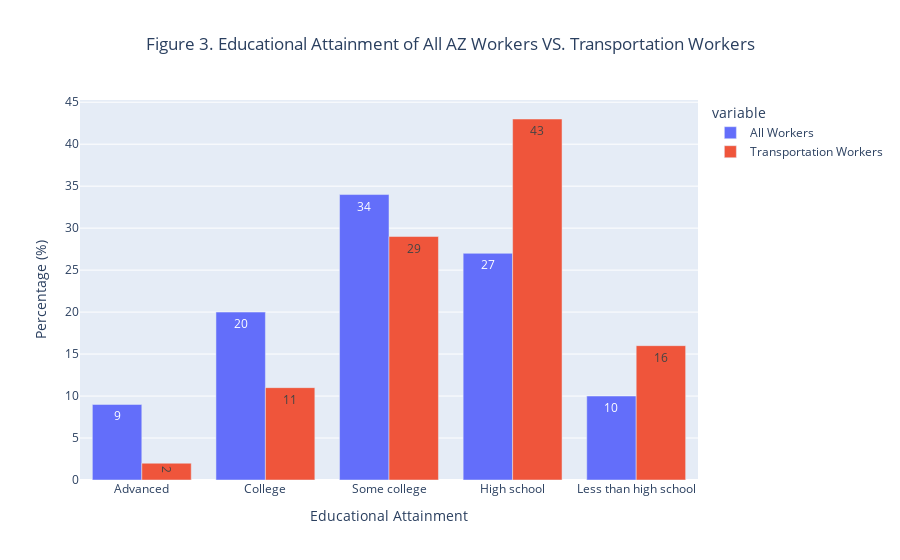
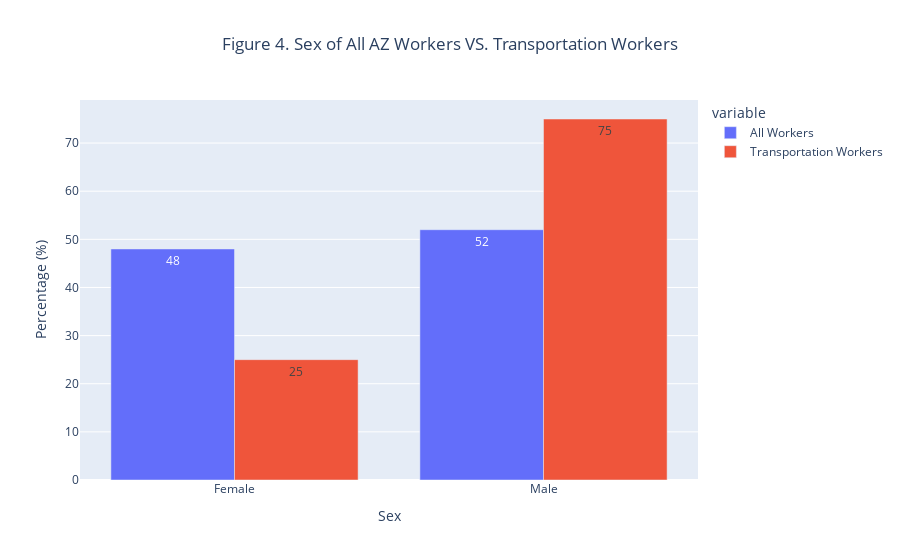
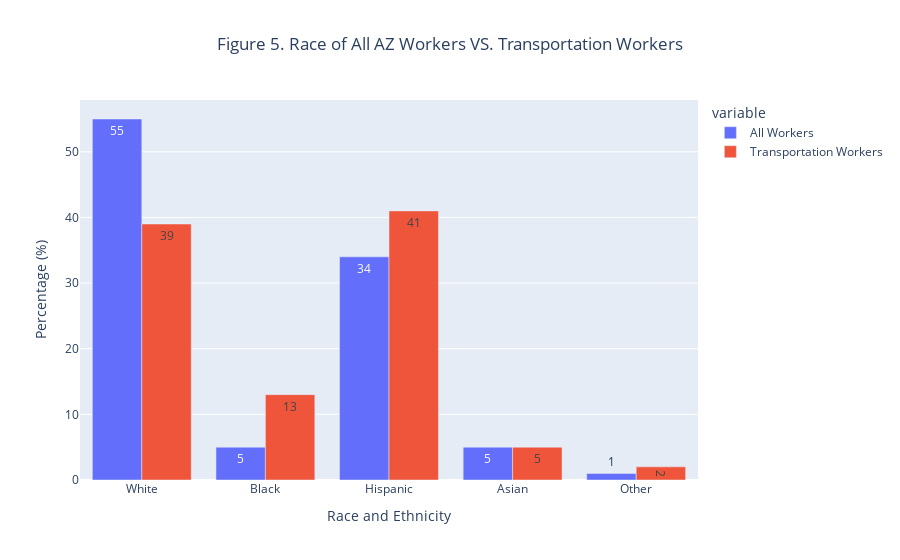
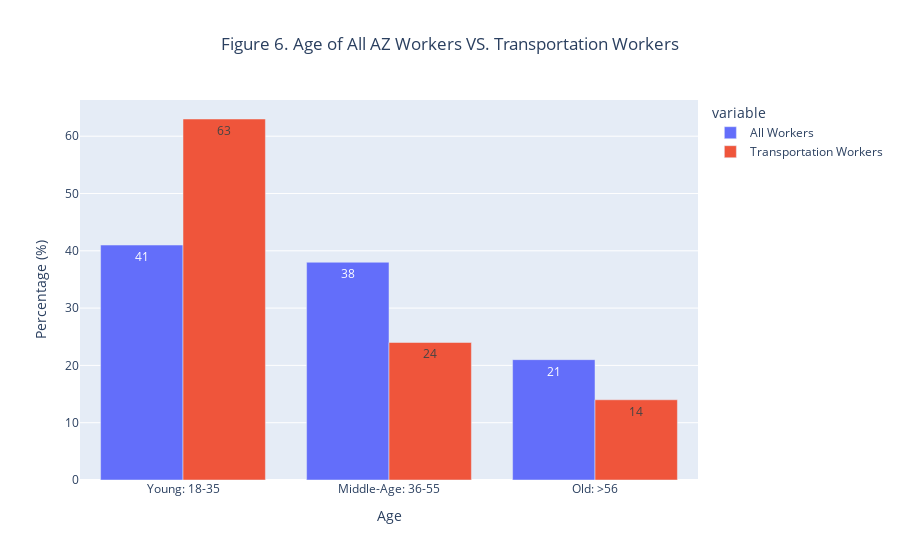

Here is the notebook cell these charts were saved with, in order:
### Code cell
# find demographic data with transportation workers VS all AZ workers and plot bar chart in terms of education level
df1_risk_53=df1_risk[df1_risk['CODE0']==53]

df1_risk_educ=df1_risk.groupby(['educ']).size().reset_index(name='count')
df1_risk_educ['count']=df1_risk_educ['count'].astype(int)
total_count=df1_risk_educ['count'].sum()
df1_risk_educ['All Workers']=(100*df1_risk_educ['count']/total_count).round(0)

df1_risk_53_educ=df1_risk_53.groupby(['educ']).size().reset_index(name='count2')
df1_risk_53_educ['count2']=df1_risk_53_educ['count2'].astype(int)
total_count2=df1_risk_53_educ['count2'].sum()
df1_risk_53_educ['Transportation Workers']=(100*df1_risk_53_educ['count2']/total_count2).round(0)

df1_risk_educ_merge=df1_risk_educ.merge(df1_risk_53_educ,how='inner',on='educ')

fig5c = px.bar(df1_risk_educ_merge, x="educ",y=["All Workers","Transportation Workers"], barmode='group',
              title='Figure 3. Educational Attainment of All AZ Workers VS. Transportation Workers',
              text_auto=True, 
              category_orders={"educ":["Advanced","College","Some college","High school","Less than high school"]})
fig5c.update_layout(xaxis_title='Educational Attainment', yaxis_title='Percentage (%)', title_x=0.5)
fig5c.show()

# find demographic data with transportation workers VS. all AZ workers and plot the bar chart in terms of sex
df1_risk_53=df1_risk[df1_risk['CODE0']==53]

df1_risk_sex=df1_risk.groupby(['sex']).size().reset_index(name='count')
df1_risk_sex['count']=df1_risk_sex['count'].astype(int)
total_count=df1_risk_sex['count'].sum()
df1_risk_sex['All Workers']=(100*df1_risk_sex['count']/total_count).round(0)

df1_risk_53_sex=df1_risk_53.groupby(['sex']).size().reset_index(name='count2')
df1_risk_53_sex['count2']=df1_risk_53_sex['count2'].astype(int)
total_count2=df1_risk_53_sex['count2'].sum()
df1_risk_53_sex['Transportation Workers']=(100*df1_risk_53_sex['count2']/total_count2).round(2)

df1_risk_sex_merge=df1_risk_sex.merge(df1_risk_53_sex,how='inner',on='sex')

fig7c = px.bar(df1_risk_sex_merge, x="sex",y=["All Workers","Transportation Workers"],barmode='group',
              title='Figure 4. Sex of All AZ Workers VS. Transportation Workers',
              text_auto=True, 
              category_orders={"educ":["Male","Female"]})
fig7c.update_layout(xaxis_title='Sex', yaxis_title='Percentage (%)', title_x=0.5)
fig7c.show()

# find demographic data with transportation workers VS. all AZ workers and plot the bar chart in terms of race and ethnicity
df1_risk_53=df1_risk[df1_risk['CODE0']==53]

df1_risk_race=df1_risk.groupby(['race_ethnicity']).size().reset_index(name='count')
df1_risk_race['count']=df1_risk_race['count'].astype(int)
total_count=df1_risk_race['count'].sum()
df1_risk_race['All Workers']=(100*df1_risk_race['count']/total_count).round(0)

df1_risk_53_race=df1_risk_53.groupby(['race_ethnicity']).size().reset_index(name='count2')
df1_risk_53_race['count2']=df1_risk_53_race['count2'].astype(int)
total_count2=df1_risk_53_race['count2'].sum()
df1_risk_53_race['Transportation Workers']=(100*df1_risk_53_race['count2']/total_count2).round(0)

df1_risk_race_merge=df1_risk_race.merge(df1_risk_53_race,how='inner',on='race_ethnicity')

fig8c = px.bar(df1_risk_race_merge, x="race_ethnicity",y=["All Workers","Transportation Workers"],barmode='group',
              title='Figure 5. Race of All AZ Workers VS. Transportation Workers',
              text_auto=True, 
              category_orders={"race_ethnicity":["White","Black","Hispanic","Asian","Other"]})
fig8c.update_layout(xaxis_title='Race and Ethnicity', yaxis_title='Percentage (%)', title_x=0.5)
fig8c.show()

# find demographic data with transportation workers VS. all AZ workers and plot the bar chart in terms of age
df1_risk_53=df1_risk[df1_risk['CODE0']==53]

df1_risk_age2=df1_risk.groupby(['age2']).size().reset_index(name='count')
df1_risk_age2['count']=df1_risk_age2['count'].astype(int)
total_count=df1_risk_age2['count'].sum()
df1_risk_age2['All Workers']=(100*df1_risk_age2['count']/total_count).round(0)

df1_risk_53_age2=df1_risk_53.groupby(['age2']).size().reset_index(name='count2')
df1_risk_53_age2['count2']=df1_risk_53_age2['count2'].astype(int)
total_count2=df1_risk_53_age2['count2'].sum()
df1_risk_53_age2['Transportation Workers']=(100*df1_risk_53_age2['count2']/total_count2).round(0)

df1_risk_age2_merge=df1_risk_age2.merge(df1_risk_53_age2,how='inner',on='age2')

fig9c = px.bar(df1_risk_age2_merge, x="age2",y=["All Workers","Transportation Workers"],barmode='group',
              title='Figure 6. Age of All AZ Workers VS. Transportation Workers',
              text_auto=True, 
              category_orders={"age2":["Young: 18-35","Middle-Age: 36-55","Old: >56"]})
fig9c.update_layout(xaxis_title='Age', yaxis_title='Percentage (%)', title_x=0.5)
fig9c.show()


# find demographic data with transportation workers VS. all AZ workers and plot the bar chart in terms of annual median wage
df1_risk_53=df1_risk[df1_risk['CODE0']==53]

df1_risk_wage2=df1_risk.groupby(['wage2']).size().reset_index(name='count')
df1_risk_wage2['count']=df1_risk_wage2['count'].astype(int)
total_count=df1_risk_wage2['count'].sum()
df1_risk_wage2['All Workers']=(100*df1_risk_wage2['count']/total_count).round(0)

df1_risk_53_wage2=df1_risk_53.groupby(['wage2']).size().reset_index(name='count2')
df1_risk_53_wage2['count2']=df1_risk_53_wage2['count2'].astype(int)
total_count2=df1_risk_53_wage2['count2'].sum()
df1_risk_53_wage2['Transportation Workers']=(100*df1_risk_53_wage2['count2']/total_count2).round(0)

df1_risk_wage2_merge=df1_risk_wage2.merge(df1_risk_53_wage2,how='inner',on='wage2')

fig11c = px.bar(df1_risk_wage2_merge, x="wage2",y=["All Workers","Transportation Workers"],barmode='group',
              title='Figure 7. Annual Median Wage of All AZ Workers VS. Transportation Workers',
              text_auto=True, 
              category_orders={"wage2":["<30K","30K-60K","60K-100K"]})
fig11c.update_layout(xaxis_title='Annual Median Wage', yaxis_title='Percentage (%)', title_x=0.5)
fig11c.show()

### Figure 1 — Plotly figure (JSON) as saved in the notebook; plotly's stock layout.template omitted (floating-point values rounded to 4 significant figures)
{"data": [{"alignmentgroup": "True", "hovertemplate": "variable=All Workers<br>educ=%{x}<br>value=%{y}<extra></extra>", "legendgroup": "All Workers", "marker": {"color": "#636efa", "pattern": {"shape": ""}}, "name": "All Workers", "offsetgroup": "All Workers", "orientation": "v", "showlegend": true, "textposition": "auto", "texttemplate": "%{y}", "type": "bar", "x": ["Advanced", "College", "High school", "Less than high school", "Some college"], "xaxis": "x", "y": [9, 20, 27, 10, 34], "yaxis": "y"}, {"alignmentgroup": "True", "hovertemplate": "variable=Transportation Workers<br>educ=%{x}<br>value=%{y}<extra></extra>", "legendgroup": "Transportation Workers", "marker": {"color": "#EF553B", "pattern": {"shape": ""}}, "name": "Transportation Workers", "offsetgroup": "Transportation Workers", "orientation": "v", "showlegend": true, "textposition": "auto", "texttemplate": "%{y}", "type": "bar", "x": ["Advanced", "College", "High school", "Less than high school", "Some college"], "xaxis": "x", "y": [2, 11, 43, 16, 29], "yaxis": "y"}], "layout": {"barmode": "group", "legend": {"title": {"text": "variable"}, "tracegroupgap": 0}, "title": {"text": "Figure 3. Educational Attainment of All AZ Workers VS. Transportation Workers", "x": 0.5}, "xaxis": {"anchor": "y", "categoryarray": ["Advanced", "College", "Some college", "High school", "Less than high school"], "categoryorder": "array", "domain": [0, 1], "title": {"text": "Educational Attainment"}}, "yaxis": {"anchor": "x", "domain": [0, 1], "title": {"text": "Percentage (%)"}}}}

### Figure 2 — Plotly figure (JSON) as saved in the notebook; plotly's stock layout.template omitted (floating-point values rounded to 4 significant figures)
{"data": [{"alignmentgroup": "True", "hovertemplate": "variable=All Workers<br>sex=%{x}<br>value=%{y}<extra></extra>", "legendgroup": "All Workers", "marker": {"color": "#636efa", "pattern": {"shape": ""}}, "name": "All Workers", "offsetgroup": "All Workers", "orientation": "v", "showlegend": true, "textposition": "auto", "texttemplate": "%{y}", "type": "bar", "x": ["Female", "Male"], "xaxis": "x", "y": [48, 52], "yaxis": "y"}, {"alignmentgroup": "True", "hovertemplate": "variable=Transportation Workers<br>sex=%{x}<br>value=%{y}<extra></extra>", "legendgroup": "Transportation Workers", "marker": {"color": "#EF553B", "pattern": {"shape": ""}}, "name": "Transportation Workers", "offsetgroup": "Transportation Workers", "orientation": "v", "showlegend": true, "textposition": "auto", "texttemplate": "%{y}", "type": "bar", "x": ["Female", "Male"], "xaxis": "x", "y": [25, 75], "yaxis": "y"}], "layout": {"barmode": "group", "legend": {"title": {"text": "variable"}, "tracegroupgap": 0}, "title": {"text": "Figure 4. Sex of All AZ Workers VS. Transportation Workers", "x": 0.5}, "xaxis": {"anchor": "y", "domain": [0, 1], "title": {"text": "Sex"}}, "yaxis": {"anchor": "x", "domain": [0, 1], "title": {"text": "Percentage (%)"}}}}

### Figure 3 — Plotly figure (JSON) as saved in the notebook; plotly's stock layout.template omitted (floating-point values rounded to 4 significant figures)
{"data": [{"alignmentgroup": "True", "hovertemplate": "variable=All Workers<br>race_ethnicity=%{x}<br>value=%{y}<extra></extra>", "legendgroup": "All Workers", "marker": {"color": "#636efa", "pattern": {"shape": ""}}, "name": "All Workers", "offsetgroup": "All Workers", "orientation": "v", "showlegend": true, "textposition": "auto", "texttemplate": "%{y}", "type": "bar", "x": ["Asian", "Black", "Hispanic", "Other", "White"], "xaxis": "x", "y": [5, 5, 34, 1, 55], "yaxis": "y"}, {"alignmentgroup": "True", "hovertemplate": "variable=Transportation Workers<br>race_ethnicity=%{x}<br>value=%{y}<extra></extra>", "legendgroup": "Transportation Workers", "marker": {"color": "#EF553B", "pattern": {"shape": ""}}, "name": "Transportation Workers", "offsetgroup": "Transportation Workers", "orientation": "v", "showlegend": true, "textposition": "auto", "texttemplate": "%{y}", "type": "bar", "x": ["Asian", "Black", "Hispanic", "Other", "White"], "xaxis": "x", "y": [5, 13, 41, 2, 39], "yaxis": "y"}], "layout": {"barmode": "group", "legend": {"title": {"text": "variable"}, "tracegroupgap": 0}, "title": {"text": "Figure 5. Race of All AZ Workers VS. Transportation Workers", "x": 0.5}, "xaxis": {"anchor": "y", "categoryarray": ["White", "Black", "Hispanic", "Asian", "Other"], "categoryorder": "array", "domain": [0, 1], "title": {"text": "Race and Ethnicity"}}, "yaxis": {"anchor": "x", "domain": [0, 1], "title": {"text": "Percentage (%)"}}}}

### Figure 4 — Plotly figure (JSON) as saved in the notebook; plotly's stock layout.template omitted (floating-point values rounded to 4 significant figures)
{"data": [{"alignmentgroup": "True", "hovertemplate": "variable=All Workers<br>age2=%{x}<br>value=%{y}<extra></extra>", "legendgroup": "All Workers", "marker": {"color": "#636efa", "pattern": {"shape": ""}}, "name": "All Workers", "offsetgroup": "All Workers", "orientation": "v", "showlegend": true, "textposition": "auto", "texttemplate": "%{y}", "type": "bar", "x": ["Middle-Age: 36-55", "Old: >56", "Young: 18-35"], "xaxis": "x", "y": [38, 21, 41], "yaxis": "y"}, {"alignmentgroup": "True", "hovertemplate": "variable=Transportation Workers<br>age2=%{x}<br>value=%{y}<extra></extra>", "legendgroup": "Transportation Workers", "marker": {"color": "#EF553B", "pattern": {"shape": ""}}, "name": "Transportation Workers", "offsetgroup": "Transportation Workers", "orientation": "v", "showlegend": true, "textposition": "auto", "texttemplate": "%{y}", "type": "bar", "x": ["Middle-Age: 36-55", "Old: >56", "Young: 18-35"], "xaxis": "x", "y": [24, 14, 63], "yaxis": "y"}], "layout": {"barmode": "group", "legend": {"title": {"text": "variable"}, "tracegroupgap": 0}, "title": {"text": "Figure 6. Age of All AZ Workers VS. Transportation Workers", "x": 0.5}, "xaxis": {"anchor": "y", "categoryarray": ["Young: 18-35", "Middle-Age: 36-55", "Old: >56"], "categoryorder": "array", "domain": [0, 1], "title": {"text": "Age"}}, "yaxis": {"anchor": "x", "domain": [0, 1], "title": {"text": "Percentage (%)"}}}}
